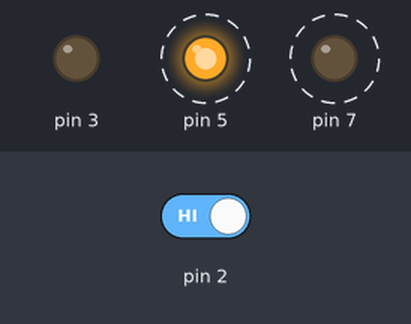
This sketch was run on a simulated Arduino Uno, built with avr-gcc and run on an emulated ATmega328P. On the bench: output pins drawn as LEDs (lit = HIGH). Dashed ring = blinking. Inputs (shaded band) come from the test bench; at power-on: pin 2 HIGH.

Above: at 1.8 s.
1.9 s: pin 2 driven LOW
At 2.7 s:
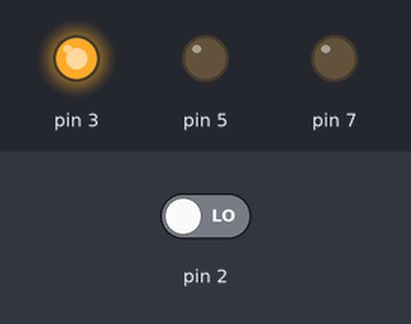
3.5 s: pin 2 driven HIGH
At 3.62 s:
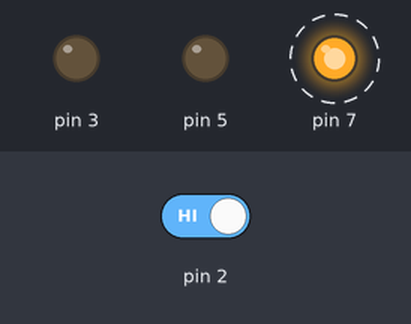
Timing chart, 0 to 12.5 s (numbered marks = the images above; inputs shaded):
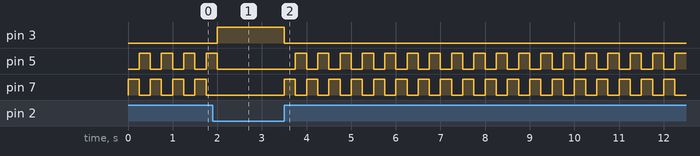

Measured:
- after the input at 1.9 s, pin 3: LOW → HIGH after 0.10 s; pin 5: goes on until 2.0 s, then stays LOW; pin 7: stops changing and stays LOW
- after the input at 3.5 s, pin 3: HIGH → LOW at once; pin 5: alternates HIGH for 0.25 s and LOW for 0.25 s, starting after 0.25 s; pin 7: alternates HIGH for 0.25 s and LOW for 0.25 s, starting at once
- by itself, pin 5, pin 7: alternates HIGH for 0.25 s and LOW for 0.25 s

The sketch:

sketch_jul11a.ino
```cpp
int switchstate = 0;

void setup() {
  pinMode(3,OUTPUT);
  pinMode(5,OUTPUT);
  pinMode(7,OUTPUT);
  pinMode(2,INPUT);

}

void loop() {
  switchstate = digitalRead(2);

  if(switchstate == LOW){
    digitalWrite(3,HIGH);
    digitalWrite(5,LOW);
    digitalWrite(7,LOW);
  }
  else{
    digitalWrite(3,LOW);
    digitalWrite(5,LOW);
    digitalWrite(7,HIGH);

    delay(250);
    digitalWrite(5,HIGH);
    digitalWrite(7,LOW);
    delay(250);

  }

}
```
